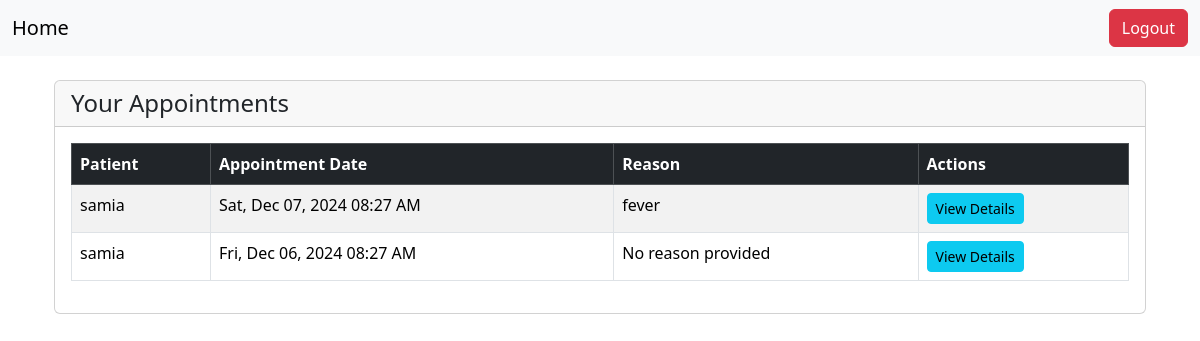
The page /appointments/ (signed in) on the database as committed earlier.
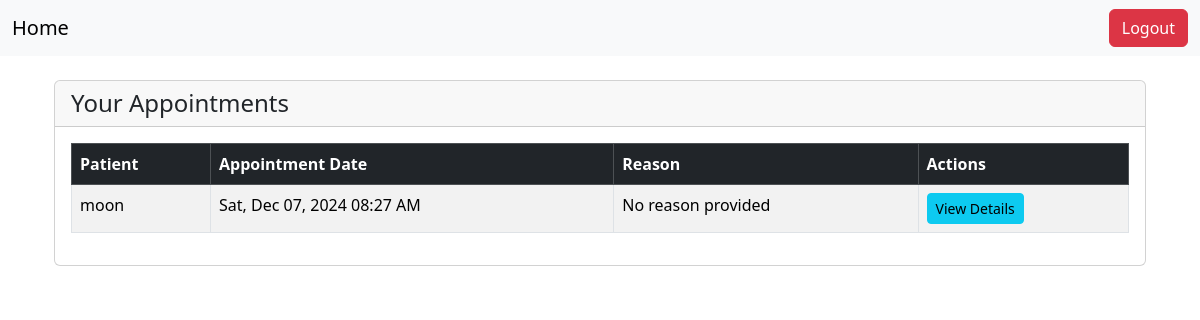
The same page on the database as committed later.
### appointment/models.py (models this page shows, shortened)
class Appointment(models.Model):
    patient = models.ForeignKey(AppUser, on_delete=models.CASCADE, limit_choices_to={'user_type': AppUser.PATIENT}, related_name='appointments_as_patient')
    doctor = models.ForeignKey(AppUser, on_delete=models.CASCADE, limit_choices_to={'user_type': AppUser.DOCTOR}, related_name='appointments_as_doctor')
    schedule = models.ForeignKey('Schedule', on_delete=models.CASCADE, related_name='appointments')
    reason = models.TextField(max_length=500, blank=True, null=True)
    file_upload = models.FileField(upload_to='uploads/documents/', blank=True, null=True)
    created_at = models.DateTimeField(auto_now_add=True)
    def get_appointment_datetime(self):
        from datetime import datetime, timedelta
        day_map = {
            'monday': 0, 'tuesday': 1, 'wednesday': 2,
            'thursday': 3, 'friday': 4, 'saturday': 5, 'sunday': 6
        }
        today = datetime.today()
        schedule_weekday = day_map[self.schedule.day.lower()]
        current_weekday = today.weekday()
        days_until_appointment = (schedule_weekday - current_weekday) % 7
        appointment_date = today + timedelta(days=days_until_appointment)
        return datetime.combine(appointment_date.date(), self.schedule.time)

class Schedule(models.Model):
    WEEK_DAYS = [
        ('friday', 'Friday'),
        ('saturday', 'Saturday'),
        ('sunday', 'Sunday'),
        ('monday', 'Monday'),
        ('tuesday', 'Tuesday'),
        ('wednesday', 'Wednesday'),
        ('thursday', 'Thursday'),
    ]
    doctor = models.ForeignKey(
        AppUser,
        on_delete=models.CASCADE,
        limit_choices_to={'user_type': AppUser.DOCTOR},
        related_name='schedules'
    )
    day = models.CharField(max_length=10, choices=WEEK_DAYS)
    time = models.TimeField()
    floor = models.PositiveIntegerField()
    room_number = models.PositiveIntegerField()
    active = models.BooleanField(default=True)
    class Meta:
        unique_together = ('doctor', 'day', 'time')

### member/models.py (models this page shows, shortened)
class AppUser(models.Model):
    DOCTOR = 'doctor'
    PATIENT = 'patient'
    USER_TYPE_CHOICES = (
        (DOCTOR, 'Doctor'),
        (PATIENT, 'Patient'),
    )
    user = models.OneToOneField(settings.AUTH_USER_MODEL, on_delete=models.CASCADE)
    user_type = models.CharField(max_length=10, choices=USER_TYPE_CHOICES)
    specialty = models.CharField(max_length=255, blank=True, null=True)
    date_of_birth = models.DateField(blank=True, null=True)

### appointment/views.py (the view)
# urls.py: path('appointments/', views.appointment_list, name='appointment_list'),
@login_required
def appointment_list(request):
    if request.user.appuser.user_type == 'doctor':
        appointments = Appointment.objects.filter(doctor=request.user.appuser)
        template_name = 'appointment/doctor_appointment_list.html'
    else:
        appointments = Appointment.objects.filter(patient=request.user.appuser)
        template_name = 'appointment/patient_appointment_list.html'
    return render(request, template_name, {'appointments': appointments})

### appointment/templates/appointment/doctor_appointment_list.html
{% extends 'base.html' %}
{% block content %}
<div class="container mt-4">
    <div class="card">
        <div class="card-header">
            <h1 class="h4 mb-0">Your Appointments</h1>
        </div>
        <div class="card-body">
            <table class="table table-striped table-bordered">
                <thead class="table-dark">
                    <tr>
                        <th>Patient</th>
                        <th>Appointment Date</th>
                        <th>Reason</th>
                        <th>Actions</th>
                    </tr>
                </thead>
                <tbody>
                    {% for appointment in appointments %}
                    <tr>
                        <td>{{ appointment.patient.user.username }}</td>
                        <td>{{ appointment.get_appointment_datetime|date:"D, M d, Y h:i A" }}</td>
                        <td>{{ appointment.reason|default:"No reason provided" }}</td>
                        <td>
                            <a href="{% url 'appointment_detail' appointment.id %}" class="btn btn-info btn-sm">View Details</a>
                        </td>
                    </tr>
                    {% empty %}
                    <tr>
                        <td colspan="4" class="text-center">You have no appointments scheduled.</td>
                    </tr>
                    {% endfor %}
                </tbody>
            </table>
        </div>
    </div>
</div>
{% endblock %}

Rows that differ between the two databases and show on the page:
removed Appointment: patient.user.username "samia", get_appointment_datetime "Sat, Dec 07, 2024 08:27 AM", reason "fever"
removed Appointment: patient.user.username "samia", get_appointment_datetime "Fri, Dec 06, 2024 08:27 AM", reason "No reason provided"
added Appointment: patient.user.username "moon", get_appointment_datetime "Sat, Dec 07, 2024 08:27 AM", reason "No reason provided"
